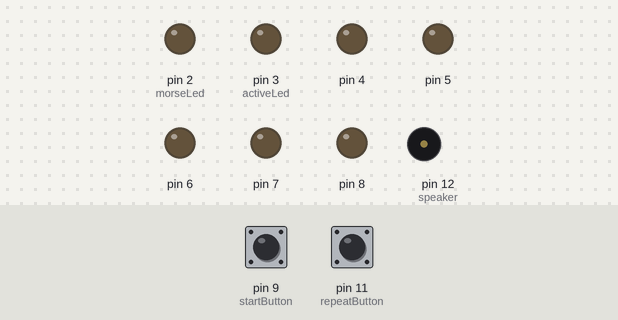
A sketch run on a simulated Arduino Uno, built with avr-gcc and run on an emulated ATmega328P. On the bench: output pins drawn as LEDs (lit = HIGH), buzzer (waves = sounding, pin HIGH). The test bench sets the inputs (shaded band); at power-on: pin 9 (startButton) HIGH, pin 11 (repeatButton) HIGH.

Above: at 0.1 s.
At 3.2 s:
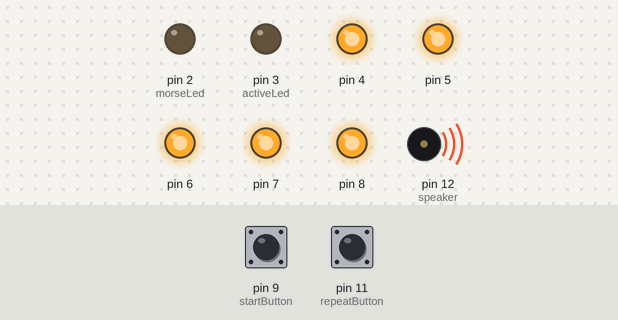
3.3 s: pin 9 (startButton) pulled LOW for 1 s
Timing chart, 0 to 6.3 s (numbered marks = the images above; inputs shaded):
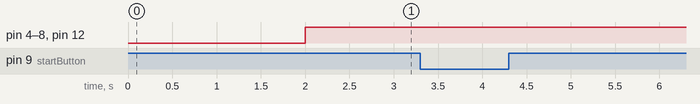

The sketch:

hemsida_cloud_wifi_Arduino.ino
```cpp
#include <SoftwareSerial.h>

// The red led that will blink the morse translation
int morseLed = 2;
// The green led that will show if a message is currently being played.
int activeLed = 3;
// First led of the queue
int firstQueueLed = 4;
// The last led for the queue, all pins between the first and the last will be
// initiated.
int lastQueueLed = 8;
// The button to start reading the next message in the queue  (Blue)
int startButton = 9;
// Abort playing the current message  (Red)
int abortButton = 10;
// Repeats the last played message (White)
int repeatButton = 11;
// Speaker pin
int speaker = 12;
// The speaker frequency in Hz
int speakerFrequency = 440;
// The time unit declared in ms
int timeUnit = 400;

void setup() {
  Serial.begin(9600);
  //  mySerial.begin(115200);
  delay(2000);

  // Initiate all pins
  pinMode(morseLed, OUTPUT);
  pinMode(activeLed, OUTPUT);
  pinMode(speaker, OUTPUT);
  pinMode(startButton, INPUT);
  pinMode(abortButton, INPUT);
  pinMode(repeatButton, INPUT);

  // Initiate the blue lights queue
  for (int led = firstQueueLed; led < lastQueueLed + 1; led++) {
    pinMode(led, OUTPUT);
  }
}

// Plays a single dot with the defined time unit. Will also add a time unit
// delay after playing.
void playDot() {
  tone(speaker, speakerFrequency);
  digitalWrite(morseLed, HIGH);
  delay(timeUnit);
  noTone(speaker);
  digitalWrite(morseLed, LOW);
  delay(timeUnit);
}

// Plays a single dash with the defined time unit. Will also play a time unit
// delay after playing.
void playDash() {
  tone(speaker, speakerFrequency);
  digitalWrite(morseLed, HIGH);
  delay(3 * timeUnit);
  noTone(speaker);
  digitalWrite(morseLed, LOW);
  delay(timeUnit);
}

// Pause after each letter
void letterPause() {
  // An extra delay of 2 time units for each letter(2 since we already have a 1
  // time unit delay after each char)
  delay(2 * timeUnit);
}

// Pause after each word
void wordPause() {
  // An extra delay of 2 time units after each word (4 since we already have a 3
  // time unit delay after each letter)
  delay(4 * timeUnit);
}

// Splits the CMD string and returns a specific part. The CMD string is as
// follows "CMD|Queue Number|Morse Message"
String cmdSplit(String data, char separator, int index) {
  int amount = 0;
  int cmdArr[] = {0, -1};
  int strEnd = data.length() - 1;

  for (int i = 0; i <= strEnd && amount <= index; i++) {
    if (data.charAt(i) == separator || i == strEnd) {
      amount++;
      cmdArr[0] = cmdArr[1] + 1;
      cmdArr[1] = (i == strEnd) ? i + 1 : i;
    }
  }

  return amount > index ? data.substring(cmdArr[0], cmdArr[1]) : "";
}

// Updates the message queue, turning on the leds needed.
void updateQueue() {
  int queue = cmdSplit(fetchCMD(), '|', 0)[0] - '0';

  // Turn on the leds to show the current queue.
  for (int pin = firstQueueLed; pin < queue + firstQueueLed; pin++) {
    digitalWrite(pin, HIGH);
  }

  // Turn off all the pins not part of the queue.
  for (int pin = queue + firstQueueLed; pin < lastQueueLed + 1; pin++) {
    digitalWrite(pin, LOW);
  }
}

// Fetches the next message from the server, removes the queue number.
String fetchMessage() {
  // Read from firebase
  String message = Serial.readString();
  // return translateMorse(message);
  return (message);
}

String fetchCMD() {
  // Get CMD string from Firebase number of message
  String cmdMessage = "CMD|1|";
  return cmdMessage;
}

void playMessage(String morseMessage) {
  digitalWrite(activeLed, HIGH);
  // Loops through the message char by char.
  for (auto i : morseMessage) {
    if (digitalRead(abortButton) == HIGH) {
      break;
    }
    if (i == '.') {
      playDot();
    } else if (i == '-') {
      playDash();
    } else if (i == ',') {
      wordPause();
    } else {
      letterPause();
    }
  }
  digitalWrite(activeLed, LOW);
  return;
}

void loop() {

  digitalWrite(activeLed, LOW);
  String morseMessage;
  updateQueue();

  if (digitalRead(startButton) == HIGH) {
    morseMessage = fetchMessage();
    playMessage(morseMessage);
  }

  if (digitalRead(repeatButton) == HIGH) {
    playMessage(morseMessage);
  }
}
```
